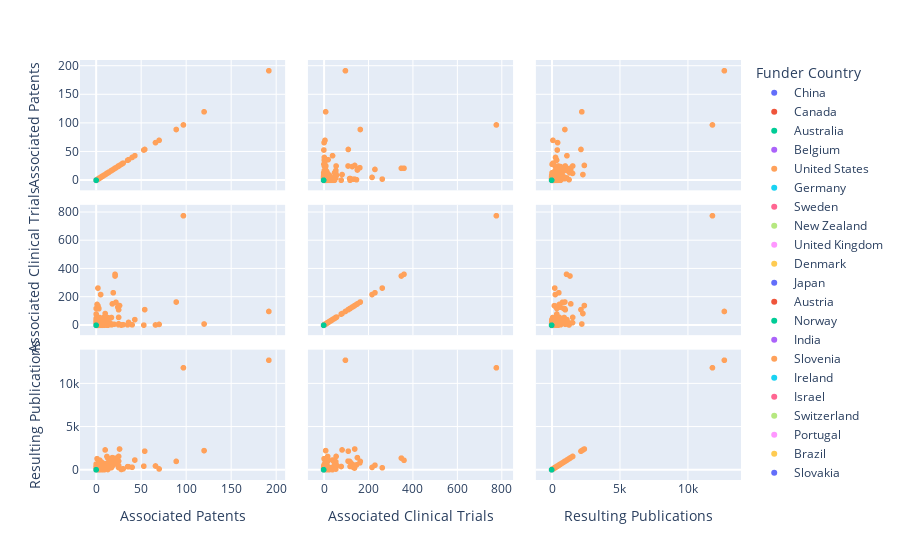

Source (notebook cell):
### Markdown cell above
### Exploring Correlations between dimensions

Tip: a straight diagonal indicates a strong correlation, while a 90 degree angle indicates no correlation.

### Code cell
px.scatter_matrix(grants, 
                  dimensions=["Associated Patents", "Associated Clinical Trials", "Resulting Publications"], 
                  color="Funder Country")

### Figure 1 — Plotly figure (JSON) as saved in the notebook; plotly's stock layout.template omitted (floating-point values rounded to 4 significant figures; data arrays with more than 128 entries replaced by an {"elided": "..."} marker saying what was removed)
{"data": [{"dimensions": [{"axis": {"matches": true}, "label": "Associated Patents", "values": [0, 0, 0, 0, 0, 0, 0, 0, 0, 0, 0, 0, 0, 0, 0, 0, 0, 0, 0, 0, 0, 0, 0, 0, 0, 0, 0, 0, 0, 0, 0, 0, 0, 0, 0]}, {"axis": {"matches": true}, "label": "Associated Clinical Trials", "values": [0, 0, 0, 0, 0, 0, 0, 0, 0, 0, 0, 0, 0, 0, 0, 0, 0, 0, 0, 0, 0, 0, 0, 0, 0, 0, 0, 0, 0, 0, 0, 0, 0, 0, 0]}, {"axis": {"matches": true}, "label": "Resulting Publications", "values": [0, 2, 0, 0, 0, 0, 2, 0, 0, 0, 0, 0, 0, 0, 10, 0, 0, 0, 0, 0, 0, 0, 0, 0, 0, 0, 0, 0, 9, 0, 0, 0, 0, 0, 0]}], "hovertemplate": "Funder Country=China<br>%{xaxis.title.text}=%{x}<br>%{yaxis.title.text}=%{y}<extra></extra>", "legendgroup": "China", "marker": {"color": "#636efa", "symbol": "circle"}, "name": "China", "showlegend": true, "type": "splom"}, {"dimensions": [{"axis": {"matches": true}, "label": "Associated Patents", "values": {"elided": "137 int values"}}, {"axis": {"matches": true}, "label": "Associated Clinical Trials", "values": {"elided": "137 int values"}}, {"axis": {"matches": true}, "label": "Resulting Publications", "values": {"elided": "137 int values"}}], "hovertemplate": "Funder Country=Canada<br>%{xaxis.title.text}=%{x}<br>%{yaxis.title.text}=%{y}<extra></extra>", "legendgroup": "Canada", "marker": {"color": "#EF553B", "symbol": "circle"}, "name": "Canada", "showlegend": true, "type": "splom"}, {"dimensions": [{"axis": {"matches": true}, "label": "Associated Patents", "values": [0, 0, 0, 0, 0, 0, 0, 0, 0, 0, 0, 0, 0, 0, 0, 0, 0, 0, 0, 0, 0, 0, 0, 0, 0, 0, 0, 0, 0, 0, 0, 0, 0, 0, 0, 0, 0, 0, 0, 0, 0, 0, 0, 0, 0, 0, 0, 0, 0, 0, 0]}, {"axis": {"matches": true}, "label": "Associated Clinical Trials", "values": [0, 0, 0, 0, 0, 0, 0, 0, 0, 0, 0, 0, 0, 0, 0, 0, 0, 0, 0, 0, 0, 0, 0, 0, 0, 0, 0, 0, 0, 0, 0, 0, 0, 0, 0, 0, 0, 0, 0, 0, 0, 0, 0, 0, 0, 0, 0, 0, 0, 0, 0]}, {"axis": {"matches": true}, "label": "Resulting Publications", "values": [0, 1, 0, 0, 4, 0, 0, 0, 0, 0, 0, 0, 0, 0, 0, 0, 0, 0, 0, 0, 0, 0, 0, 0, 0, 0, 1, 0, 0, 0, 0, 1, 0, 0, 0, 0, 0, 0, 0, 0, 0, 0, 2, 9, 0, 0, 0, 0, 0, 0, 5]}], "hovertemplate": "Funder Country=Australia<br>%{xaxis.title.text}=%{x}<br>%{yaxis.title.text}=%{y}<extra></extra>", "legendgroup": "Australia", "marker": {"color": "#00cc96", "symbol": "circle"}, "name": "Australia", "showlegend": true, "type": "splom"}, {"dimensions": [{"axis": {"matches": true}, "label": "Associated Patents", "values": [0, 0, 0, 0, 0, 0, 0, 0, 0, 0, 0, 0, 0, 0, 0, 0, 0, 0, 0, 0, 0]}, {"axis": {"matches": true}, "label": "Associated Clinical Trials", "values": [0, 0, 0, 0, 0, 0, 0, 0, 0, 0, 0, 0, 0, 0, 0, 0, 0, 0, 0, 0, 0]}, {"axis": {"matches": true}, "label": "Resulting Publications", "values": [0, 0, 0, 0, 11, 0, 0, 0, 27, 0, 0, 0, 0, 1, 0, 0, 0, 0, 0, 1, 0]}], "hovertemplate": "Funder Country=Belgium<br>%{xaxis.title.text}=%{x}<br>%{yaxis.title.text}=%{y}<extra></extra>", "legendgroup": "Belgium", "marker": {"color": "#ab63fa", "symbol": "circle"}, "name": "Belgium", "showlegend": true, "type": "splom"}, {"dimensions": [{"axis": {"matches": true}, "label": "Associated Patents", "values": {"elided": "784 int values"}}, {"axis": {"matches": true}, "label": "Associated Clinical Trials", "values": {"elided": "784 int values"}}, {"axis": {"matches": true}, "label": "Resulting Publications", "values": {"elided": "784 int values"}}], "hovertemplate": "Funder Country=United States<br>%{xaxis.title.text}=%{x}<br>%{yaxis.title.text}=%{y}<extra></extra>", "legendgroup": "United States", "marker": {"color": "#FFA15A", "symbol": "circle"}, "name": "United States", "showlegend": true, "type": "splom"}, {"dimensions": [{"axis": {"matches": true}, "label": "Associated Patents", "values": [0, 0, 0, 0, 0, 0, 0, 0, 0, 0, 0, 0, 0, 0, 0, 0, 0, 0, 0]}, {"axis": {"matches": true}, "label": "Associated Clinical Trials", "values": [0, 0, 0, 0, 0, 0, 0, 0, 0, 0, 0, 0, 0, 0, 0, 0, 0, 0, 0]}, {"axis": {"matches": true}, "label": "Resulting Publications", "values": [0, 0, 0, 0, 0, 0, 0, 0, 0, 3, 0, 0, 0, 0, 0, 1, 0, 0, 2]}], "hovertemplate": "Funder Country=Germany<br>%{xaxis.title.text}=%{x}<br>%{yaxis.title.text}=%{y}<extra></extra>", "legendgroup": "Germany", "marker": {"color": "#19d3f3", "symbol": "circle"}, "name": "Germany", "showlegend": true, "type": "splom"}, {"dimensions": [{"axis": {"matches": true}, "label": "Associated Patents", "values": [0, 0, 0]}, {"axis": {"matches": true}, "label": "Associated Clinical Trials", "values": [0, 0, 0]}, {"axis": {"matches": true}, "label": "Resulting Publications", "values": [0, 0, 0]}], "hovertemplate": "Funder Country=Sweden<br>%{xaxis.title.text}=%{x}<br>%{yaxis.title.text}=%{y}<extra></extra>", "legendgroup": "Sweden", "marker": {"color": "#FF6692", "symbol": "circle"}, "name": "Sweden", "showlegend": true, "type": "splom"}, {"dimensions": [{"axis": {"matches": true}, "label": "Associated Patents", "values": [0, 0, 0, 0, 0, 0, 0]}, {"axis": {"matches": true}, "label": "Associated Clinical Trials", "values": [0, 0, 0, 0, 0, 0, 0]}, {"axis": {"matches": true}, "label": "Resulting Publications", "values": [0, 0, 0, 0, 0, 0, 0]}], "hovertemplate": "Funder Country=New Zealand<br>%{xaxis.title.text}=%{x}<br>%{yaxis.title.text}=%{y}<extra></extra>", "legendgroup": "New Zealand", "marker": {"color": "#B6E880", "symbol": "circle"}, "name": "New Zealand", "showlegend": true, "type": "splom"}, {"dimensions": [{"axis": {"matches": true}, "label": "Associated Patents", "values": [0, 0, 0, 0, 0, 0, 0, 0, 0, 0, 0, 0, 0, 0, 0, 0, 0, 0, 0, 0]}, {"axis": {"matches": true}, "label": "Associated Clinical Trials", "values": [0, 0, 0, 0, 0, 0, 0, 0, 0, 0, 0, 0, 0, 0, 0, 0, 0, 0, 0, 0]}, {"axis": {"matches": true}, "label": "Resulting Publications", "values": [0, 0, 0, 0, 0, 0, 0, 0, 0, 0, 0, 0, 0, 0, 0, 0, 0, 1, 1, 0]}], "hovertemplate": "Funder Country=United Kingdom<br>%{xaxis.title.text}=%{x}<br>%{yaxis.title.text}=%{y}<extra></extra>", "legendgroup": "United Kingdom", "marker": {"color": "#FF97FF", "symbol": "circle"}, "name": "United Kingdom", "showlegend": true, "type": "splom"}, {"dimensions": [{"axis": {"matches": true}, "label": "Associated Patents", "values": [0, 0, 0, 0, 0]}, {"axis": {"matches": true}, "label": "Associated Clinical Trials", "values": [0, 0, 0, 0, 0]}, {"axis": {"matches": true}, "label": "Resulting Publications", "values": [0, 0, 0, 0, 0]}], "hovertemplate": "Funder Country=Denmark<br>%{xaxis.title.text}=%{x}<br>%{yaxis.title.text}=%{y}<extra></extra>", "legendgroup": "Denmark", "marker": {"color": "#FECB52", "symbol": "circle"}, "name": "Denmark", "showlegend": true, "type": "splom"}, {"dimensions": [{"axis": {"matches": true}, "label": "Associated Patents", "values": [0, 0, 0, 0, 0, 0, 0, 0, 0, 0, 0, 0, 0, 0, 0, 0, 0, 0, 0, 0, 0, 0, 0, 0, 0, 0, 0, 0, 0, 0, 0, 0, 0, 0, 0, 0, 0, 0, 0]}, {"axis": {"matches": true}, "label": "Associated Clinical Trials", "values": [0, 0, 0, 0, 0, 0, 0, 0, 0, 0, 0, 0, 0, 0, 0, 0, 0, 0, 0, 0, 0, 0, 0, 0, 0, 0, 0, 0, 0, 0, 0, 0, 0, 0, 0, 0, 0, 0, 0]}, {"axis": {"matches": true}, "label": "Resulting Publications", "values": [0, 0, 0, 0, 0, 0, 0, 0, 0, 0, 0, 0, 0, 0, 0, 1, 0, 0, 0, 0, 0, 0, 0, 0, 0, 0, 0, 0, 0, 0, 0, 0, 0, 0, 0, 0, 0, 0, 3]}], "hovertemplate": "Funder Country=Japan<br>%{xaxis.title.text}=%{x}<br>%{yaxis.title.text}=%{y}<extra></extra>", "legendgroup": "Japan", "marker": {"color": "#636efa", "symbol": "circle"}, "name": "Japan", "showlegend": true, "type": "splom"}, {"dimensions": [{"axis": {"matches": true}, "label": "Associated Patents", "values": [0]}, {"axis": {"matches": true}, "label": "Associated Clinical Trials", "values": [0]}, {"axis": {"matches": true}, "label": "Resulting Publications", "values": [0]}], "hovertemplate": "Funder Country=Austria<br>%{xaxis.title.text}=%{x}<br>%{yaxis.title.text}=%{y}<extra></extra>", "legendgroup": "Austria", "marker": {"color": "#EF553B", "symbol": "circle"}, "name": "Austria", "showlegend": true, "type": "splom"}, {"dimensions": [{"axis": {"matches": true}, "label": "Associated Patents", "values": [0, 0, 0, 0, 0]}, {"axis": {"matches": true}, "label": "Associated Clinical Trials", "values": [0, 0, 0, 0, 0]}, {"axis": {"matches": true}, "label": "Resulting Publications", "values": [0, 0, 0, 0, 0]}], "hovertemplate": "Funder Country=Norway<br>%{xaxis.title.text}=%{x}<br>%{yaxis.title.text}=%{y}<extra></extra>", "legendgroup": "Norway", "marker": {"color": "#00cc96", "symbol": "circle"}, "name": "Norway", "showlegend": true, "type": "splom"}, {"dimensions": [{"axis": {"matches": true}, "label": "Associated Patents", "values": [0, 0, 0]}, {"axis": {"matches": true}, "label": "Associated Clinical Trials", "values": [0, 0, 0]}, {"axis": {"matches": true}, "label": "Resulting Publications", "values": [0, 0, 0]}], "hovertemplate": "Funder Country=India<br>%{xaxis.title.text}=%{x}<br>%{yaxis.title.text}=%{y}<extra></extra>", "legendgroup": "India", "marker": {"color": "#ab63fa", "symbol": "circle"}, "name": "India", "showlegend": true, "type": "splom"}, {"dimensions": [{"axis": {"matches": true}, "label": "Associated Patents", "values": [0, 0]}, {"axis": {"matches": true}, "label": "Associated Clinical Trials", "values": [0, 0]}, {"axis": {"matches": true}, "label": "Resulting Publications", "values": [0, 0]}], "hovertemplate": "Funder Country=Slovenia<br>%{xaxis.title.text}=%{x}<br>%{yaxis.title.text}=%{y}<extra></extra>", "legendgroup": "Slovenia", "marker": {"color": "#FFA15A", "symbol": "circle"}, "name": "Slovenia", "showlegend": true, "type": "splom"}, {"dimensions": [{"axis": {"matches": true}, "label": "Associated Patents", "values": [0, 0, 0]}, {"axis": {"matches": true}, "label": "Associated Clinical Trials", "values": [0, 0, 0]}, {"axis": {"matches": true}, "label": "Resulting Publications", "values": [0, 8, 0]}], "hovertemplate": "Funder Country=Ireland<br>%{xaxis.title.text}=%{x}<br>%{yaxis.title.text}=%{y}<extra></extra>", "legendgroup": "Ireland", "marker": {"color": "#19d3f3", "symbol": "circle"}, "name": "Ireland", "showlegend": true, "type": "splom"}, {"dimensions": [{"axis": {"matches": true}, "label": "Associated Patents", "values": [0]}, {"axis": {"matches": true}, "label": "Associated Clinical Trials", "values": [0]}, {"axis": {"matches": true}, "label": "Resulting Publications", "values": [0]}], "hovertemplate": "Funder Country=Israel<br>%{xaxis.title.text}=%{x}<br>%{yaxis.title.text}=%{y}<extra></extra>", "legendgroup": "Israel", "marker": {"color": "#FF6692", "symbol": "circle"}, "name": "Israel", "showlegend": true, "type": "splom"}, {"dimensions": [{"axis": {"matches": true}, "label": "Associated Patents", "values": [0, 0, 0, 0, 0]}, {"axis": {"matches": true}, "label": "Associated Clinical Trials", "values": [0, 0, 0, 0, 0]}, {"axis": {"matches": true}, "label": "Resulting Publications", "values": [4, 0, 0, 3, 0]}], "hovertemplate": "Funder Country=Switzerland<br>%{xaxis.title.text}=%{x}<br>%{yaxis.title.text}=%{y}<extra></extra>", "legendgroup": "Switzerland", "marker": {"color": "#B6E880", "symbol": "circle"}, "name": "Switzerland", "showlegend": true, "type": "splom"}, {"dimensions": [{"axis": {"matches": true}, "label": "Associated Patents", "values": [0, 0, 0, 0, 0, 0, 0, 0, 0, 0, 0]}, {"axis": {"matches": true}, "label": "Associated Clinical Trials", "values": [0, 0, 0, 0, 0, 0, 0, 0, 0, 0, 0]}, {"axis": {"matches": true}, "label": "Resulting Publications", "values": [0, 0, 0, 0, 4, 0, 0, 0, 0, 4, 3]}], "hovertemplate": "Funder Country=Portugal<br>%{xaxis.title.text}=%{x}<br>%{yaxis.title.text}=%{y}<extra></extra>", "legendgroup": "Portugal", "marker": {"color": "#FF97FF", "symbol": "circle"}, "name": "Portugal", "showlegend": true, "type": "splom"}, {"dimensions": [{"axis": {"matches": true}, "label": "Associated Patents", "values": [0, 0, 0]}, {"axis": {"matches": true}, "label": "Associated Clinical Trials", "values": [0, 0, 0]}, {"axis": {"matches": true}, "label": "Resulting Publications", "values": [2, 0, 0]}], "hovertemplate": "Funder Country=Brazil<br>%{xaxis.title.text}=%{x}<br>%{yaxis.title.text}=%{y}<extra></extra>", "legendgroup": "Brazil", "marker": {"color": "#FECB52", "symbol": "circle"}, "name": "Brazil", "showlegend": true, "type": "splom"}, {"dimensions": [{"axis": {"matches": true}, "label": "Associated Patents", "values": [0]}, {"axis": {"matches": true}, "label": "Associated Clinical Trials", "values": [0]}, {"axis": {"matches": true}, "label": "Resulting Publications", "values": [0]}], "hovertemplate": "Funder Country=Slovakia<br>%{xaxis.title.text}=%{x}<br>%{yaxis.title.text}=%{y}<extra></extra>", "legendgroup": "Slovakia", "marker": {"color": "#636efa", "symbol": "circle"}, "name": "Slovakia", "showlegend": true, "type": "splom"}, {"dimensions": [{"axis": {"matches": true}, "label": "Associated Patents", "values": [0]}, {"axis": {"matches": true}, "label": "Associated Clinical Trials", "values": [0]}, {"axis": {"matches": true}, "label": "Resulting Publications", "values": [1]}], "hovertemplate": "Funder Country=Hungary<br>%{xaxis.title.text}=%{x}<br>%{yaxis.title.text}=%{y}<extra></extra>", "legendgroup": "Hungary", "marker": {"color": "#EF553B", "symbol": "circle"}, "name": "Hungary", "showlegend": true, "type": "splom"}, {"dimensions": [{"axis": {"matches": true}, "label": "Associated Patents", "values": [0]}, {"axis": {"matches": true}, "label": "Associated Clinical Trials", "values": [0]}, {"axis": {"matches": true}, "label": "Resulting Publications", "values": [0]}], "hovertemplate": "Funder Country=Russia<br>%{xaxis.title.text}=%{x}<br>%{yaxis.title.text}=%{y}<extra></extra>", "legendgroup": "Russia", "marker": {"color": "#00cc96", "symbol": "circle"}, "name": "Russia", "showlegend": true, "type": "splom"}], "layout": {"autosize": true, "dragmode": "select", "legend": {"title": {"text": "Funder Country"}, "tracegroupgap": 0}, "margin": {"t": 60}, "xaxis": {"autorange": true, "range": [-20.78, 212.8], "type": "linear"}, "xaxis2": {"autorange": true, "range": [-84.21, 862.2], "type": "linear"}, "xaxis3": {"autorange": true, "range": [-1376.0, 14090.0], "type": "linear"}, "yaxis": {"autorange": true, "range": [-20.78, 212.8], "type": "linear"}, "yaxis2": {"autorange": true, "range": [-84.21, 862.2], "type": "linear"}, "yaxis3": {"autorange": true, "range": [-1376.0, 14090.0], "type": "linear"}}}
